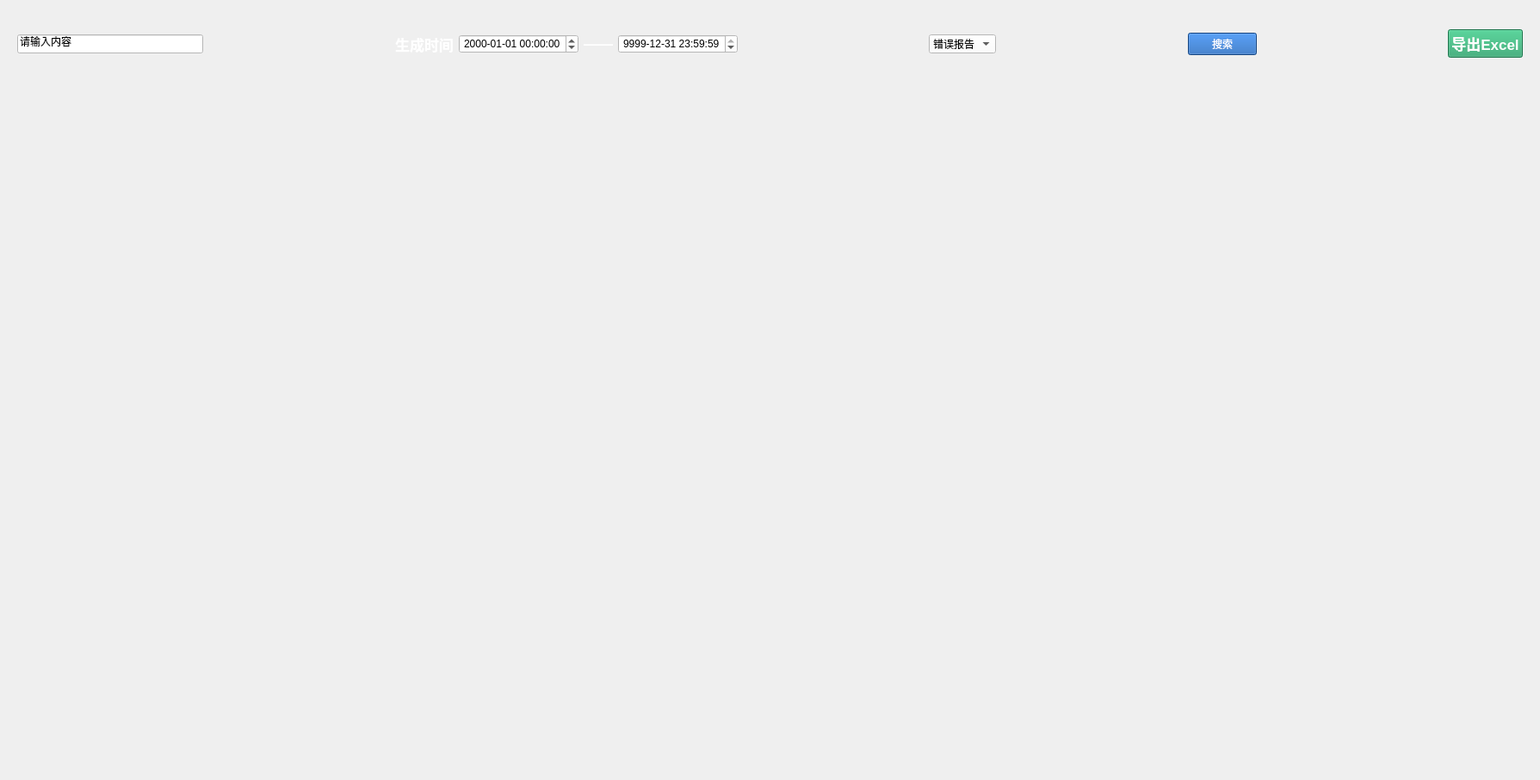
<?xml version="1.0" encoding="UTF-8"?>
<ui version="4.0">
 <class>DataQueryPage</class>
 <widget class="QWidget" name="DataQueryPage">
  <property name="geometry">
   <rect>
    <x>0</x>
    <y>0</y>
    <width>1789</width>
    <height>906</height>
   </rect>
  </property>
  <property name="windowTitle">
   <string>Form</string>
  </property>
  <layout class="QVBoxLayout" name="verticalLayout" stretch="2,20">
   <item>
    <widget class="QWidget" name="widget_bar" native="true">
     <property name="styleSheet">
      <string notr="true">QWidget#widget_bar{
	border-image: url(:/images/resources/背景栏.png);
}</string>
     </property>
     <layout class="QHBoxLayout" name="horizontalLayout_2">
      <item>
       <widget class="QLineEdit" name="lineEdit">
        <property name="styleSheet">
         <string notr="true">background-color: rgb(255, 255, 255);</string>
        </property>
        <property name="text">
         <string>请输入内容</string>
        </property>
       </widget>
      </item>
      <item>
       <spacer name="horizontalSpacer_2">
        <property name="orientation">
         <enum>Qt::Horizontal</enum>
        </property>
        <property name="sizeHint" stdset="0">
         <size>
          <width>40</width>
          <height>20</height>
         </size>
        </property>
       </spacer>
      </item>
      <item>
       <widget class="QLabel" name="label_create_time">
        <property name="font">
         <font>
          <pointsize>13</pointsize>
          <weight>75</weight>
          <bold>true</bold>
         </font>
        </property>
        <property name="styleSheet">
         <string notr="true">color: rgb(255, 255, 255);background:transparent</string>
        </property>
        <property name="text">
         <string>生成时间</string>
        </property>
        <property name="alignment">
         <set>Qt::AlignCenter</set>
        </property>
       </widget>
      </item>
      <item>
       <widget class="QDateTimeEdit" name="dateTimeEdit_start">
        <property name="styleSheet">
         <string notr="true">background-color: rgb(255, 255, 255);</string>
        </property>
        <property name="alignment">
         <set>Qt::AlignCenter</set>
        </property>
        <property name="displayFormat">
         <string>yyyy-MM-dd hh:mm:ss</string>
        </property>
       </widget>
      </item>
      <item>
       <widget class="QLabel" name="label_time">
        <property name="font">
         <font>
          <pointsize>13</pointsize>
          <weight>75</weight>
          <bold>true</bold>
         </font>
        </property>
        <property name="styleSheet">
         <string notr="true">color: rgb(255, 255, 255);background:transparent</string>
        </property>
        <property name="text">
         <string>——</string>
        </property>
        <property name="alignment">
         <set>Qt::AlignCenter</set>
        </property>
       </widget>
      </item>
      <item>
       <widget class="QDateTimeEdit" name="dateTimeEdit_end">
        <property name="styleSheet">
         <string notr="true">background-color: rgb(255, 255, 255);</string>
        </property>
        <property name="alignment">
         <set>Qt::AlignCenter</set>
        </property>
        <property name="dateTime">
         <datetime>
          <hour>23</hour>
          <minute>59</minute>
          <second>59</second>
          <year>9999</year>
          <month>12</month>
          <day>31</day>
         </datetime>
        </property>
        <property name="time">
         <time>
          <hour>23</hour>
          <minute>59</minute>
          <second>59</second>
         </time>
        </property>
        <property name="displayFormat">
         <string notr="true">yyyy-MM-dd hh:mm:ss</string>
        </property>
       </widget>
      </item>
      <item>
       <spacer name="horizontalSpacer_3">
        <property name="orientation">
         <enum>Qt::Horizontal</enum>
        </property>
        <property name="sizeHint" stdset="0">
         <size>
          <width>40</width>
          <height>20</height>
         </size>
        </property>
       </spacer>
      </item>
      <item>
       <widget class="QComboBox" name="comboBox">
        <property name="styleSheet">
         <string notr="true">background-color: rgb(255, 255, 255);</string>
        </property>
        <item>
         <property name="text">
          <string>错误报告</string>
         </property>
        </item>
        <item>
         <property name="text">
          <string>警告报告</string>
         </property>
        </item>
        <item>
         <property name="text">
          <string>正常报告</string>
         </property>
        </item>
       </widget>
      </item>
      <item>
       <spacer name="horizontalSpacer_5">
        <property name="orientation">
         <enum>Qt::Horizontal</enum>
        </property>
        <property name="sizeHint" stdset="0">
         <size>
          <width>40</width>
          <height>20</height>
         </size>
        </property>
       </spacer>
      </item>
      <item>
       <widget class="QPushButton" name="pushButton_search">
        <property name="styleSheet">
         <string notr="true">QPushButton{
	background-color: rgb(26, 95, 180);
color: rgb(255, 255, 255);
}</string>
        </property>
        <property name="text">
         <string>搜索</string>
        </property>
       </widget>
      </item>
      <item>
       <spacer name="horizontalSpacer_4">
        <property name="orientation">
         <enum>Qt::Horizontal</enum>
        </property>
        <property name="sizeHint" stdset="0">
         <size>
          <width>40</width>
          <height>20</height>
         </size>
        </property>
       </spacer>
      </item>
      <item>
       <widget class="QPushButton" name="pushButton_excel">
        <property name="font">
         <font>
          <pointsize>13</pointsize>
          <weight>75</weight>
          <bold>true</bold>
         </font>
        </property>
        <property name="styleSheet">
         <string notr="true">QPushButton{
background-color: rgb(38, 162, 105);
color: rgb(255, 255, 255);
}</string>
        </property>
        <property name="text">
         <string>导出Excel</string>
        </property>
       </widget>
      </item>
     </layout>
    </widget>
   </item>
   <item>
    <widget class="QTablePages" name="widget_tab" native="true"/>
   </item>
  </layout>
 </widget>
 <customwidgets>
  <customwidget>
   <class>QTablePages</class>
   <extends>QWidget</extends>
   <header>qtablepages.h</header>
   <container>1</container>
  </customwidget>
 </customwidgets>
 <resources/>
 <connections/>
</ui>
